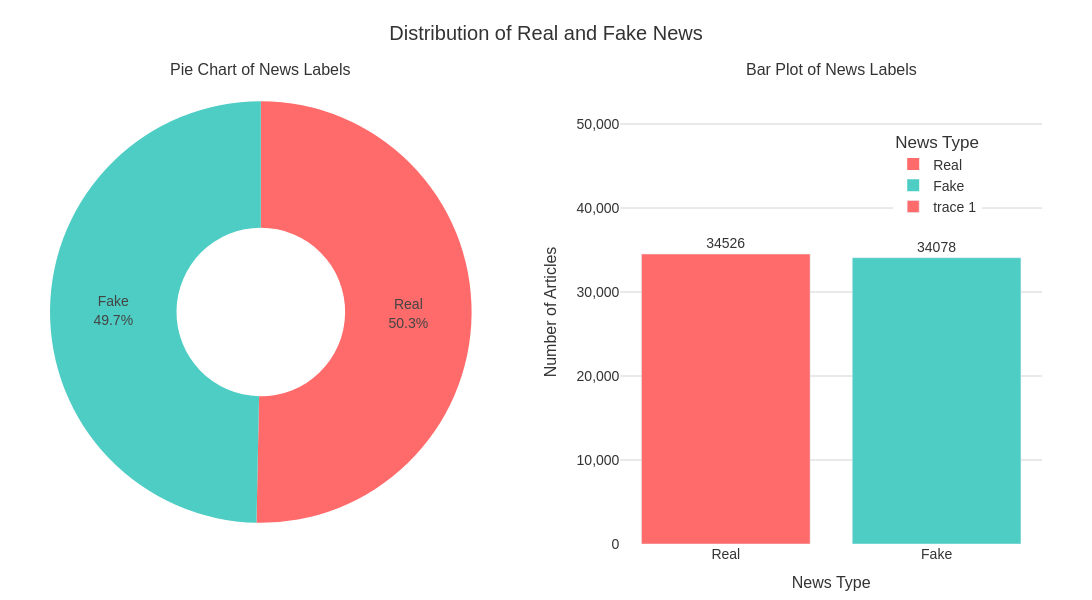

Write notebook code for a chart like this one.
### Markdown cell above
Hai biểu đồ đám mây từ (word cloud) cho thấy sự khác biệt rõ rệt giữa các từ khóa phổ biến trong tin tức thật (Word Cloud for Real News) và tin tức giả mạo (Word Cloud for Fake News)

**1. Word Cloud for Real News**

- **Từ khóa nổi bật**: "said", "one", "state", "call", "trump", "white", "house", "time", "mr", "include" chiếm ưu thế, với kích thước lớn hơn, cho thấy tần suất xuất hiện cao.

- **Đặc điểm**:

    - Từ vựng mang tính chính thức, báo chí chuyên nghiệp, và tuyên bố chính thức ("said", "state", "include") phản ánh văn phong của các bài viết báo chí truyền thống. 

    - Sự hiện diện của các địa danh và tổ chức: "united states", "white house", "new york", cho thấy nội dung tập trung vào tin tức chính trị - xã hội thực tế.

    - Ít mang tính cảm xúc: Không thấy nhiều từ mang tính phán xét, cảm xúc mạnh hay cực đoan.

**2. Word Cloud for Fake News**

- Từ khóa nổi bật: "one", "said", "hillary", "clinton", "trump", "state", "support", "make", "right", "think".

- **Đặc điểm**:

    - Nội dung cá nhân và thiên kiến hơn ("hillary", "clinton", "right", "attack" xuất hiện nhiều), cho thấy nội dung mang thiên hướng chính trị, cá nhân hóa và có thể chứa định kiến.

    - Nhiều từ gây tranh cãi/cảm xúc: "attack", "fake", "claim" thường được dùng để kích động hoặc đưa ra quan điểm cực đoan.

    - Tập trung vào một vài nhân vật cụ thể: "hillary clinton", "trump" xuất hiện nổi bật hơn hẳn, thể hiện xu hướng tập trung cá nhân hóa nội dung trong tin giả.

### Code cell
# Count the number of articles by label
article_count = df1['label'].value_counts().reset_index()
article_count.columns = ['label', 'count']

# Map labels 0, 1 to Fake, Real
article_count['label'] = article_count['label'].map({0: 'Fake', 1: 'Real'})

print("Number of articles by label:")
print(article_count)

# Count the number of real and fake news articles
label_counts = df1['label'].value_counts()

label_df = pd.DataFrame({'label': label_counts.index, 'count': label_counts.values})
label_df['label'] = label_df['label'].map({0: 'Fake', 1: 'Real'})  

fig = make_subplots(
    rows=1, 
    cols=2, 
    specs=[[{'type': 'pie'}, {'type': 'bar'}]],
    subplot_titles=("Pie Chart of News Labels", "Bar Plot of News Labels"),
    horizontal_spacing=0.15 
)

# Pie Chart
pie_chart = go.Pie(
    labels=label_df['label'], 
    values=label_df['count'], 
    hole=0.4,
    marker_colors=['#FF6B6B', '#4ECDC4'], 
    textinfo='percent+label',
    hoverinfo='label+percent+value'
)
fig.add_trace(pie_chart, row=1, col=1)

# Bar Plot
bar_plot = go.Bar(
    x=label_df['label'], 
    y=label_df['count'], 
    marker_color=['#FF6B6B', '#4ECDC4'],
    text=label_df['count'],
    textposition='outside'
)
fig.add_trace(bar_plot, row=1, col=2)

fig.update_layout(
    title=dict(
        text='Distribution of Real and Fake News',
        font=dict(size=20, color='#333333'),
        x=0.5,
        xanchor='center'
    ),
    font=dict(family='Arial', size=14, color='#333333'),
    plot_bgcolor='white',
    paper_bgcolor='white',
    showlegend=True,
    legend=dict(
        title='News Type',
        x=0.85,
        y=0.9
    ),
    height=600,
    width=1100,  
    margin=dict(l=50, r=50, t=80, b=50)
)

fig.update_yaxes(
    title_text='Number of Articles',
    showgrid=True,
    gridcolor='lightgrey',
    gridwidth=1,
    tickformat=',',
    title_font=dict(size=16),
    tickfont=dict(size=14),
    range=[0, max(label_df['count']) * 1.6],
    row=1, col=2
)
fig.update_xaxes(
    title_text='News Type',
    title_font=dict(size=16),
    tickfont=dict(size=14),
    row=1, col=2
)

fig.show()

### Figure 1 — Plotly figure (JSON) as saved in the notebook; plotly's stock layout.template omitted (floating-point values rounded to 4 significant figures)
{"data": [{"domain": {"x": [0, 0.425], "y": [0, 1]}, "hole": 0.4, "hoverinfo": "label+percent+value", "labels": ["Real", "Fake"], "marker": {"colors": ["#FF6B6B", "#4ECDC4"]}, "textinfo": "percent+label", "type": "pie", "values": [34526, 34078]}, {"marker": {"color": ["#FF6B6B", "#4ECDC4"]}, "text": [34526, 34078], "textposition": "outside", "type": "bar", "x": ["Real", "Fake"], "xaxis": "x", "y": [34526, 34078], "yaxis": "y"}], "layout": {"annotations": [{"font": {"size": 16}, "showarrow": false, "text": "Pie Chart of News Labels", "x": 0.2125, "xanchor": "center", "xref": "paper", "y": 1, "yanchor": "bottom", "yref": "paper"}, {"font": {"size": 16}, "showarrow": false, "text": "Bar Plot of News Labels", "x": 0.7875, "xanchor": "center", "xref": "paper", "y": 1, "yanchor": "bottom", "yref": "paper"}], "font": {"color": "#333333", "family": "Arial", "size": 14}, "height": 600, "legend": {"title": {"text": "News Type"}, "x": 0.85, "y": 0.9}, "margin": {"b": 50, "l": 50, "r": 50, "t": 80}, "paper_bgcolor": "white", "plot_bgcolor": "white", "showlegend": true, "title": {"font": {"color": "#333333", "size": 20}, "text": "Distribution of Real and Fake News", "x": 0.5, "xanchor": "center"}, "width": 1100, "xaxis": {"anchor": "y", "domain": [0.575, 1], "tickfont": {"size": 14}, "title": {"font": {"size": 16}, "text": "News Type"}}, "yaxis": {"anchor": "x", "domain": [0, 1], "gridcolor": "lightgrey", "gridwidth": 1, "range": [0, 55240.0], "showgrid": true, "tickfont": {"size": 14}, "tickformat": ",", "title": {"font": {"size": 16}, "text": "Number of Articles"}}}}
